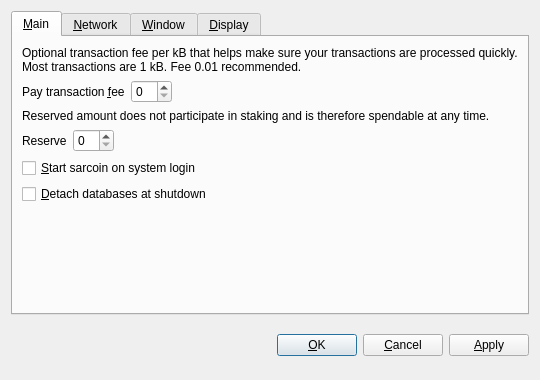
<?xml version="1.0" encoding="UTF-8"?>
<ui version="4.0">
 <class>OptionsDialog</class>
 <widget class="QDialog" name="OptionsDialog">
  <property name="geometry">
   <rect>
    <x>0</x>
    <y>0</y>
    <width>540</width>
    <height>380</height>
   </rect>
  </property>
  <property name="windowTitle">
   <string>Options</string>
  </property>
  <property name="modal">
   <bool>true</bool>
  </property>
  <layout class="QVBoxLayout" name="verticalLayout">
   <item>
    <widget class="QTabWidget" name="tabWidget">
     <property name="tabPosition">
      <enum>QTabWidget::North</enum>
     </property>
     <property name="currentIndex">
      <number>0</number>
     </property>
     <widget class="QWidget" name="tabMain">
      <attribute name="title">
       <string>&amp;Main</string>
      </attribute>
      <layout class="QVBoxLayout" name="verticalLayout_Main">
       <item>
        <widget class="QLabel" name="transactionFeeInfoLabel">
         <property name="text">
          <string>Optional transaction fee per kB that helps make sure your transactions are processed quickly. Most transactions are 1 kB. Fee 0.01 recommended.</string>
         </property>
         <property name="textFormat">
          <enum>Qt::PlainText</enum>
         </property>
         <property name="wordWrap">
          <bool>true</bool>
         </property>
        </widget>
       </item>
       <item>
        <layout class="QHBoxLayout" name="horizontalLayoutFee">
         <item>
          <widget class="QLabel" name="transactionFeeLabel">
           <property name="text">
            <string>Pay transaction &amp;fee</string>
           </property>
           <property name="textFormat">
            <enum>Qt::PlainText</enum>
           </property>
           <property name="buddy">
            <cstring>transactionFee</cstring>
           </property>
          </widget>
         </item>
         <item>
          <widget class="BitcoinAmountField" name="transactionFee"/>
         </item>
         <item>
          <spacer name="horizontalSpacerFee">
           <property name="orientation">
            <enum>Qt::Horizontal</enum>
           </property>
           <property name="sizeHint" stdset="0">
            <size>
             <width>40</width>
             <height>20</height>
            </size>
           </property>
          </spacer>
         </item>
        </layout>
       </item>
       <item>
        <widget class="QLabel" name="reserveBalanceInfoLabel">
         <property name="text">
          <string>Reserved amount does not participate in staking and is therefore spendable at any time.</string>
         </property>
         <property name="textFormat">
          <enum>Qt::PlainText</enum>
         </property>
         <property name="wordWrap">
          <bool>true</bool>
         </property>
        </widget>
       </item>
       <item>
        <layout class="QHBoxLayout" name="horizontalLayoutReserveBalance">
         <item>
          <widget class="QLabel" name="reserveBalanceLabel">
           <property name="text">
            <string>Reserve</string>
           </property>
           <property name="textFormat">
            <enum>Qt::PlainText</enum>
           </property>
           <property name="buddy">
            <cstring>reserveBalance</cstring>
           </property>
          </widget>
         </item>
         <item>
          <widget class="BitcoinAmountField" name="reserveBalance"/>
         </item>
         <item>
          <spacer name="horizontalSpacerReserveBalance">
           <property name="orientation">
            <enum>Qt::Horizontal</enum>
           </property>
           <property name="sizeHint" stdset="0">
            <size>
             <width>40</width>
             <height>20</height>
            </size>
           </property>
          </spacer>
         </item>
        </layout>
       </item>
       <item>
        <widget class="QCheckBox" name="bitcoinAtStartup">
         <property name="toolTip">
          <string>Automatically start sarcoin after logging in to the system.</string>
         </property>
         <property name="text">
          <string>&amp;Start sarcoin on system login</string>
         </property>
        </widget>
       </item>
       <item>
        <widget class="QCheckBox" name="detachDatabases">
         <property name="toolTip">
          <string>Detach block and address databases at shutdown. This means they can be moved to another data directory, but it slows down shutdown. The wallet is always detached.</string>
         </property>
         <property name="text">
          <string>&amp;Detach databases at shutdown</string>
         </property>
        </widget>
       </item>
       <item>
        <spacer name="verticalSpacer_Main">
         <property name="orientation">
          <enum>Qt::Vertical</enum>
         </property>
         <property name="sizeHint" stdset="0">
          <size>
           <width>20</width>
           <height>40</height>
          </size>
         </property>
        </spacer>
       </item>
      </layout>
     </widget>
     <widget class="QWidget" name="tabNetwork">
      <attribute name="title">
       <string>&amp;Network</string>
      </attribute>
      <layout class="QVBoxLayout" name="verticalLayout_Network">
       <item>
        <widget class="QCheckBox" name="mapPortUpnp">
         <property name="toolTip">
          <string>Automatically open the sarcoin client port on the router. This only works when your router supports UPnP and it is enabled.</string>
         </property>
         <property name="text">
          <string>Map port using &amp;UPnP</string>
         </property>
        </widget>
       </item>
       <item>
        <widget class="QCheckBox" name="connectSocks">
         <property name="toolTip">
          <string>Connect to the sarcoin network through a SOCKS proxy (e.g. when connecting through Tor).</string>
         </property>
         <property name="text">
          <string>&amp;Connect through SOCKS proxy:</string>
         </property>
        </widget>
       </item>
       <item>
        <layout class="QHBoxLayout" name="horizontalLayout_Network">
         <item>
          <widget class="QLabel" name="proxyIpLabel">
           <property name="text">
            <string>Proxy &amp;IP:</string>
           </property>
           <property name="textFormat">
            <enum>Qt::PlainText</enum>
           </property>
           <property name="buddy">
            <cstring>proxyIp</cstring>
           </property>
          </widget>
         </item>
         <item>
          <widget class="QValidatedLineEdit" name="proxyIp">
           <property name="maximumSize">
            <size>
             <width>140</width>
             <height>16777215</height>
            </size>
           </property>
           <property name="toolTip">
            <string>IP address of the proxy (e.g. 127.0.0.1)</string>
           </property>
          </widget>
         </item>
         <item>
          <widget class="QLabel" name="proxyPortLabel">
           <property name="text">
            <string>&amp;Port:</string>
           </property>
           <property name="textFormat">
            <enum>Qt::PlainText</enum>
           </property>
           <property name="buddy">
            <cstring>proxyPort</cstring>
           </property>
          </widget>
         </item>
         <item>
          <widget class="QLineEdit" name="proxyPort">
           <property name="maximumSize">
            <size>
             <width>55</width>
             <height>16777215</height>
            </size>
           </property>
           <property name="toolTip">
            <string>Port of the proxy (e.g. 9050)</string>
           </property>
          </widget>
         </item>
         <item>
          <widget class="QLabel" name="socksVersionLabel">
           <property name="text">
            <string>SOCKS &amp;Version:</string>
           </property>
           <property name="textFormat">
            <enum>Qt::PlainText</enum>
           </property>
           <property name="buddy">
            <cstring>socksVersion</cstring>
           </property>
          </widget>
         </item>
         <item>
          <widget class="QValueComboBox" name="socksVersion">
           <property name="toolTip">
            <string>SOCKS version of the proxy (e.g. 5)</string>
           </property>
          </widget>
         </item>
         <item>
          <spacer name="horizontalSpacer_Network">
           <property name="orientation">
            <enum>Qt::Horizontal</enum>
           </property>
           <property name="sizeHint" stdset="0">
            <size>
             <width>40</width>
             <height>20</height>
            </size>
           </property>
          </spacer>
         </item>
        </layout>
       </item>
       <item>
        <spacer name="verticalSpacer_Network">
         <property name="orientation">
          <enum>Qt::Vertical</enum>
         </property>
         <property name="sizeHint" stdset="0">
          <size>
           <width>20</width>
           <height>40</height>
          </size>
         </property>
        </spacer>
       </item>
      </layout>
     </widget>
     <widget class="QWidget" name="tabWindow">
      <attribute name="title">
       <string>&amp;Window</string>
      </attribute>
      <layout class="QVBoxLayout" name="verticalLayout_Window">
       <item>
        <widget class="QCheckBox" name="minimizeToTray">
         <property name="toolTip">
          <string>Show only a tray icon after minimizing the window.</string>
         </property>
         <property name="text">
          <string>&amp;Minimize to the tray instead of the taskbar</string>
         </property>
        </widget>
       </item>
       <item>
        <widget class="QCheckBox" name="minimizeOnClose">
         <property name="toolTip">
          <string>Minimize instead of exit the application when the window is closed. When this option is enabled, the application will be closed only after selecting Quit in the menu.</string>
         </property>
         <property name="text">
          <string>M&amp;inimize on close</string>
         </property>
        </widget>
       </item>
       <item>
        <spacer name="verticalSpacer_Window">
         <property name="orientation">
          <enum>Qt::Vertical</enum>
         </property>
         <property name="sizeHint" stdset="0">
          <size>
           <width>20</width>
           <height>40</height>
          </size>
         </property>
        </spacer>
       </item>
      </layout>
     </widget>
     <widget class="QWidget" name="tabDisplay">
      <attribute name="title">
       <string>&amp;Display</string>
      </attribute>
      <layout class="QVBoxLayout" name="verticalLayout_Display">
       <item>
        <layout class="QHBoxLayout" name="horizontalLayout_1_Display">
         <item>
          <widget class="QLabel" name="langLabel">
           <property name="text">
            <string>User Interface &amp;language:</string>
           </property>
           <property name="textFormat">
            <enum>Qt::PlainText</enum>
           </property>
           <property name="buddy">
            <cstring>lang</cstring>
           </property>
          </widget>
         </item>
         <item>
          <widget class="QValueComboBox" name="lang">
           <property name="toolTip">
            <string>The user interface language can be set here. This setting will take effect after restarting sarcoin.</string>
           </property>
          </widget>
         </item>
        </layout>
       </item>
       <item>
        <layout class="QHBoxLayout" name="horizontalLayout_2_Display">
         <item>
          <widget class="QLabel" name="unitLabel">
           <property name="text">
            <string>&amp;Unit to show amounts in:</string>
           </property>
           <property name="textFormat">
            <enum>Qt::PlainText</enum>
           </property>
           <property name="buddy">
            <cstring>unit</cstring>
           </property>
          </widget>
         </item>
         <item>
          <widget class="QValueComboBox" name="unit">
           <property name="toolTip">
            <string>Choose the default subdivision unit to show in the interface and when sending coins.</string>
           </property>
          </widget>
         </item>
        </layout>
       </item>
       <item>
        <widget class="QCheckBox" name="displayAddresses">
         <property name="toolTip">
          <string>Whether to show sarcoin addresses in the transaction list or not.</string>
         </property>
         <property name="text">
          <string>&amp;Display addresses in transaction list</string>
         </property>
        </widget>
       </item>
       <item>
        <widget class="QCheckBox" name="coinControlFeatures">
         <property name="toolTip">
          <string>Whether to show coin control features or not.</string>
         </property>
         <property name="text">
          <string>Display coin &amp;control features (experts only!)</string>
         </property>
        </widget>
       </item>
       <item>
        <spacer name="verticalSpacer_Display">
         <property name="orientation">
          <enum>Qt::Vertical</enum>
         </property>
         <property name="sizeHint" stdset="0">
          <size>
           <width>20</width>
           <height>40</height>
          </size>
         </property>
        </spacer>
       </item>
      </layout>
     </widget>
    </widget>
   </item>
   <item>
    <layout class="QHBoxLayout" name="horizontalLayout_Buttons">
     <item>
      <spacer name="horizontalSpacer_1">
       <property name="orientation">
        <enum>Qt::Horizontal</enum>
       </property>
       <property name="sizeHint" stdset="0">
        <size>
         <width>40</width>
         <height>48</height>
        </size>
       </property>
      </spacer>
     </item>
     <item>
      <widget class="QLabel" name="statusLabel">
       <property name="font">
        <font>
         <weight>75</weight>
         <bold>true</bold>
        </font>
       </property>
       <property name="text">
        <string/>
       </property>
       <property name="textFormat">
        <enum>Qt::PlainText</enum>
       </property>
       <property name="wordWrap">
        <bool>true</bool>
       </property>
      </widget>
     </item>
     <item>
      <spacer name="horizontalSpacer_2">
       <property name="orientation">
        <enum>Qt::Horizontal</enum>
       </property>
       <property name="sizeHint" stdset="0">
        <size>
         <width>40</width>
         <height>48</height>
        </size>
       </property>
      </spacer>
     </item>
     <item>
      <widget class="QPushButton" name="okButton">
       <property name="text">
        <string>&amp;OK</string>
       </property>
      </widget>
     </item>
     <item>
      <widget class="QPushButton" name="cancelButton">
       <property name="text">
        <string>&amp;Cancel</string>
       </property>
       <property name="autoDefault">
        <bool>false</bool>
       </property>
      </widget>
     </item>
     <item>
      <widget class="QPushButton" name="applyButton">
       <property name="text">
        <string>&amp;Apply</string>
       </property>
       <property name="autoDefault">
        <bool>false</bool>
       </property>
      </widget>
     </item>
    </layout>
   </item>
  </layout>
 </widget>
 <customwidgets>
  <customwidget>
   <class>BitcoinAmountField</class>
   <extends>QSpinBox</extends>
   <header>bitcoinamountfield.h</header>
  </customwidget>
  <customwidget>
   <class>QValueComboBox</class>
   <extends>QComboBox</extends>
   <header>qvaluecombobox.h</header>
  </customwidget>
  <customwidget>
   <class>QValidatedLineEdit</class>
   <extends>QLineEdit</extends>
   <header>qvalidatedlineedit.h</header>
  </customwidget>
 </customwidgets>
 <resources/>
 <connections/>
</ui>
